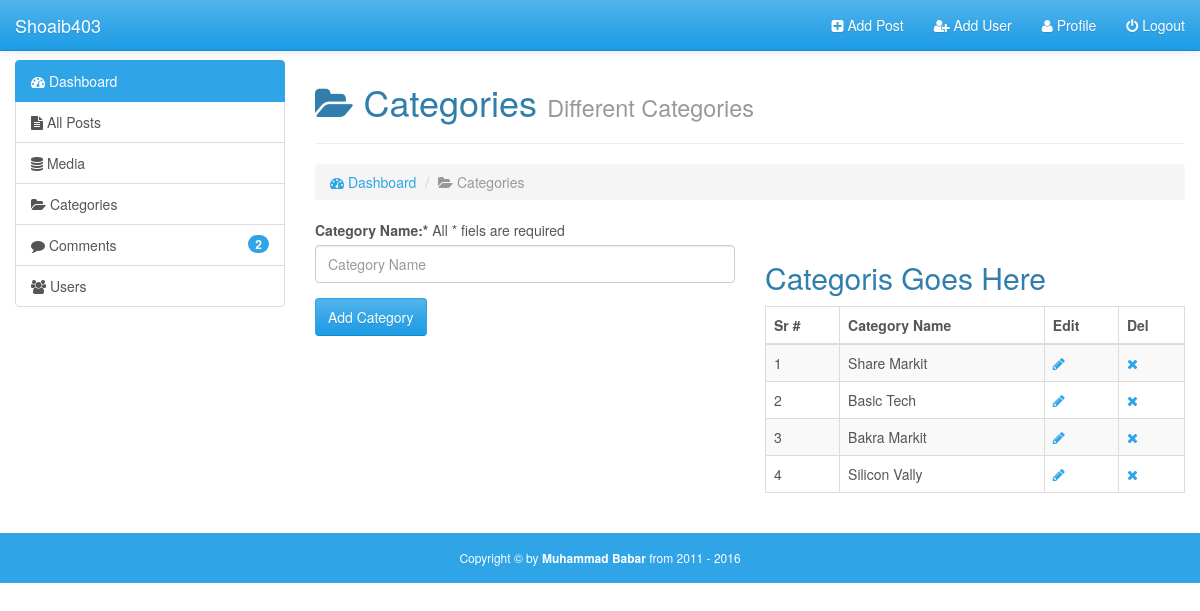
Screenshot of /admin/categories_.php (signed in) with the database file from the repository.
### tables this page shows
CREATE TABLE `categories` (
  `cat_id` int(11) NOT NULL,
  `cat_name` varchar(30) NOT NULL
);

### admin/categories_.php (the view, shortened to what this page needs)
<?php require_once('inc/top.php');
?>
  <body>
    <div id="wrapper">
       <?php require_once('inc/header.php') ?>
        <div class="container-fluid body-section">
            <div class="row">
                <?php require_once('inc/sidebar.php') ?>
                <div class="col-md-9">
                    <h1><i class="fa fa-folder-open"></i> Categories <small>Different Categories</small></h1><hr>
                    <ol class="breadcrumb">
                        <li><a href="index.html"><i class="fa fa-tachometer"></i> Dashboard</a></li>
                      <li class="active"><i class="fa fa-folder-open"></i> Categories</li>
                    </ol>
                    <div class="row">
                        <div class="col-md-6">
                            <form action="inc/process.php" method="post">
                                <div class="form-group">
                                    <label for="category">Category Name:*</label>
                                    <?php
                                        if(isset($_GET['error']))
                                            echo "<span  style='color:red;left:20px;'>".$_GET['error']."<span>";
                                        else if(isset($_GET['success']))
                                            echo "<span  style='color:green;left:20px;'>".$_GET['success']."<span>";
                                        else{
                                            echo "All * fiels are required";
                                        }
                                    ?>
                                    <input type="text" placeholder="Category Name" name="cat-name" class="form-control">
                                </div>
                                <input type="submit" value="Add Category" name="add-category" class="btn btn-primary">
                            </form>
                        </div>
                        <div class="col-md-6"><br>
                          <h2>Categoris Goes Here</h2>
                            <table class="table table-hover table-bordered table-striped">
                                <thead>
                                    <tr>
                                        <th>Sr #</th>
                                        <th>Category Name</th>
                                        <th>Edit</th>
                                        <th>Del</th>
                                    </tr>
                                </thead>
                                <tbody>
                                   <?php
                                    $query="select * from categories order by cat_id";
                                    $result=mysqli_query($con,$query);
                                if(mysqli_num_rows($result)>0){
                                    while($row=mysqli_fetch_assoc($result)){
                                        $resp=$row;
                                    ?>
                                     <tr>
                                        <td><?= $resp['cat_id'] ?></td>
                                        <td><?= ucwords($resp['cat_name']) ?></td>
                                        <td><a href="categories_.php?edit=<?= $resp['cat_id'] ?>"><i class="fa fa-pencil"></i></a></td>
                                        <td><a href="categories_.php?del=<?= $resp['cat_id'] ?>"><i class="fa fa-times"></i></a></td>
                                    </tr>
                                    <?php
                                    }
                                }
                                else{
                                    ?>
                                    <tr>
                                        <?=  "nothign to show";?>
                                    </tr>
                                    <?php
                                }
                                    ?>
                                </tbody>
                            </table>
                        </div>
                    </div>
                </div>
            </div>
        </div>
<?php require_once('inc/footer.php') ?>

### admin/css/style.css (style rules this page uses)
html,body { height: 100%; }
body { padding-top: 60px; }
#wrapper { min-height: 100%; position: relative; }
.body-section { padding-bottom: 70px; }

### rows the page displays
categories: cat_id "1", cat_name "Share Markit"
categories: cat_id "2", cat_name "Basic Tech"
categories: cat_id "3", cat_name "Bakra Markit"
categories: cat_id "4", cat_name "Silicon Vally"

### other values shown
$no "2"
